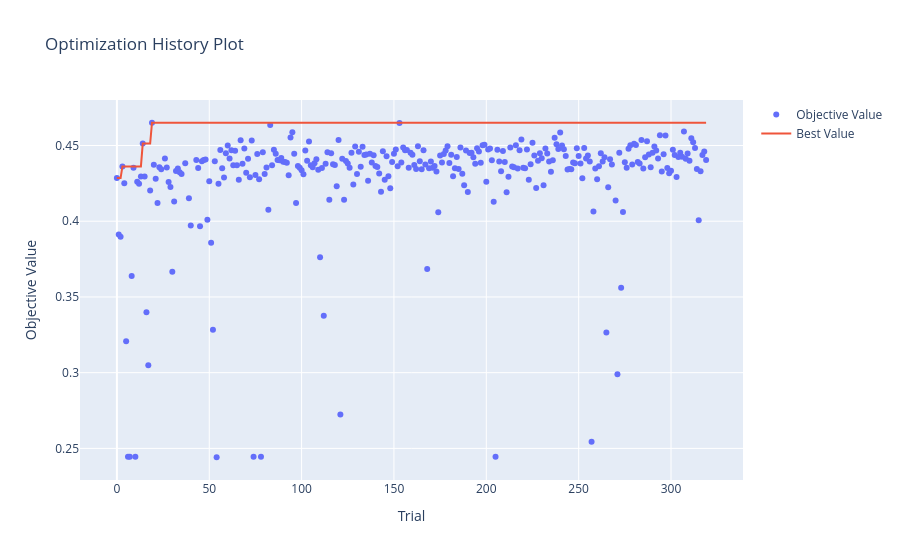
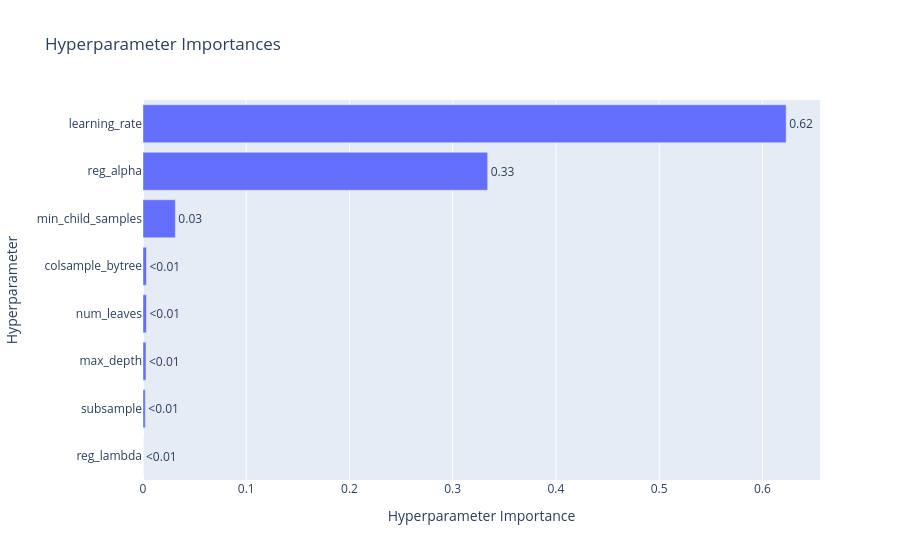
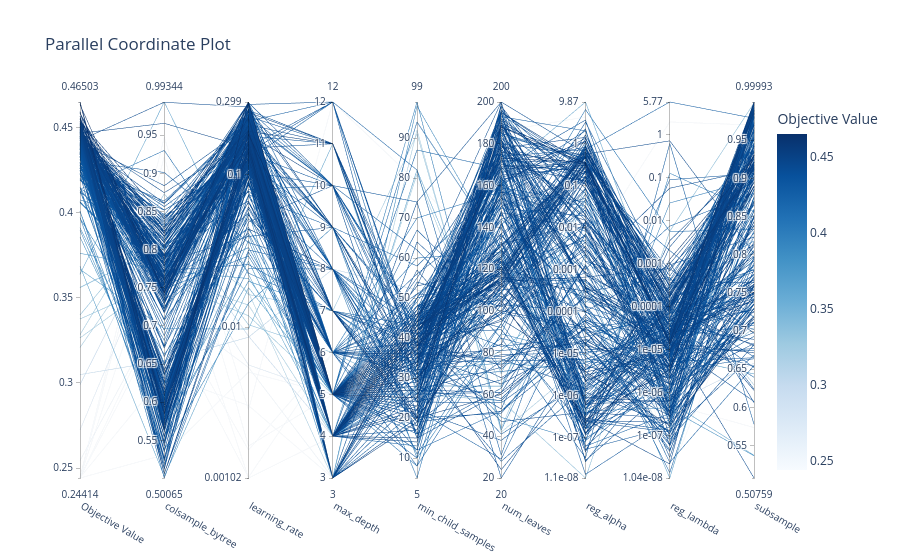

Here is the notebook cell these charts were saved with, in order:
### Markdown cell above
### 3.4 Visualizaciones de Optuna [0.2 Puntos]

Optuna provee visualizaciones interactivas para analizar el proceso de optimización.

**To-do:**
- [ ] Graficar el historial de optimización (`plot_optimization_history`).
- [ ] Graficar la importancia de hiperparámetros (`plot_param_importances`).
- [ ] Graficar una visualización del comportamiento de los hiperparámetros (`plot_parallel_coordinate`)

### Code cell
from plotly.io import show

# Graficar historial de optimizacion de Optuna
fig = optuna.visualization.plot_optimization_history(study)
show(fig)

# Graficar importancia de hiperparámetros con Optuna
fig = optuna.visualization.plot_param_importances(study)
show(fig)

# Graficar visualizacion del comportamiento de los hiperparámetros con Optuna
fig = optuna.visualization.plot_parallel_coordinate(study)
show(fig)

### Figure 1 — Plotly figure (JSON) as saved in the notebook; plotly's stock layout.template omitted (floating-point values rounded to 4 significant figures; data arrays with more than 128 entries replaced by an {"elided": "..."} marker saying what was removed)
{"data": [{"mode": "markers", "name": "Objective Value", "type": "scatter", "x": {"elided": "314 int values"}, "y": {"elided": "314 float values"}}, {"mode": "lines", "name": "Best Value", "type": "scatter", "x": {"elided": "320 int values"}, "y": {"elided": "320 float values"}}, {"marker": {"color": "#cccccc"}, "mode": "markers", "name": "Infeasible Trial", "showlegend": false, "type": "scatter", "x": [], "y": []}], "layout": {"title": {"text": "Optimization History Plot"}, "xaxis": {"title": {"text": "Trial"}}, "yaxis": {"title": {"text": "Objective Value"}}}}

### Figure 2 — Plotly figure (JSON) as saved in the notebook; plotly's stock layout.template omitted (floating-point values rounded to 4 significant figures)
{"data": [{"cliponaxis": false, "hovertemplate": ["reg_lambda (FloatDistribution): 1.6191924945505157e-06<extra></extra>", "subsample (FloatDistribution): 0.0022068091356823027<extra></extra>", "max_depth (IntDistribution): 0.002890328980926466<extra></extra>", "num_leaves (IntDistribution): 0.003348735879860916<extra></extra>", "colsample_bytree (FloatDistribution): 0.0033620597246008005<extra></extra>", "min_child_samples (IntDistribution): 0.03134110682217714<extra></extra>", "reg_alpha (FloatDistribution): 0.3338582267215019<extra></extra>", "learning_rate (FloatDistribution): 0.6229911135427559<extra></extra>"], "name": "Objective Value", "orientation": "h", "text": ["<0.01", "<0.01", "<0.01", "<0.01", "<0.01", "0.03", "0.33", "0.62"], "textposition": "outside", "type": "bar", "x": [1.619e-06, 0.002207, 0.00289, 0.003349, 0.003362, 0.03134, 0.3339, 0.623], "y": ["reg_lambda", "subsample", "max_depth", "num_leaves", "colsample_bytree", "min_child_samples", "reg_alpha", "learning_rate"]}], "layout": {"title": {"text": "Hyperparameter Importances"}, "xaxis": {"title": {"text": "Hyperparameter Importance"}}, "yaxis": {"title": {"text": "Hyperparameter"}}}}

### Figure 3 — Plotly figure (JSON) as saved in the notebook; plotly's stock layout.template omitted (floating-point values rounded to 4 significant figures; data arrays with more than 128 entries replaced by an {"elided": "..."} marker saying what was removed)
{"data": [{"dimensions": [{"label": "Objective Value", "range": [0.2441, 0.465], "values": {"elided": "314 float values"}}, {"label": "colsample_bytree", "range": [0.5007, 0.9934], "values": {"elided": "314 float values"}}, {"label": "learning_rate", "range": [-2.99, -0.524], "ticktext": ["0.00102", "0.01", "0.1", "0.299"], "tickvals": [-2.99, -2, -1, -0.524], "values": {"elided": "314 float values"}}, {"label": "max_depth", "range": [3, 12], "values": {"elided": "314 int values"}}, {"label": "min_child_samples", "range": [5, 99], "values": {"elided": "314 int values"}}, {"label": "num_leaves", "range": [20, 200], "values": {"elided": "314 int values"}}, {"label": "reg_alpha", "range": [-7.957, 0.9943], "ticktext": ["1.1e-08", "1e-07", "1e-06", "1e-05", "0.0001", "0.001", "0.01", "0.1", "1", "9.87"], "tickvals": [-7.957, -7, -6, -5, -4, -3, -2, -1, 0, 0.9943], "values": {"elided": "314 float values"}}, {"label": "reg_lambda", "range": [-7.983, 0.7609], "ticktext": ["1.04e-08", "1e-07", "1e-06", "1e-05", "0.0001", "0.001", "0.01", "0.1", "1", "5.77"], "tickvals": [-7.983, -7, -6, -5, -4, -3, -2, -1, 0, 0.7609], "values": {"elided": "314 float values"}}, {"label": "subsample", "range": [0.5076, 0.9999], "values": {"elided": "314 float values"}}], "labelangle": 30, "labelside": "bottom", "line": {"color": {"elided": "314 float values"}, "colorbar": {"title": {"text": "Objective Value"}}, "colorscale": [[0, "rgb(247,251,255)"], [0.125, "rgb(222,235,247)"], [0.25, "rgb(198,219,239)"], [0.375, "rgb(158,202,225)"], [0.5, "rgb(107,174,214)"], [0.625, "rgb(66,146,198)"], [0.75, "rgb(33,113,181)"], [0.875, "rgb(8,81,156)"], [1, "rgb(8,48,107)"]], "reversescale": false, "showscale": true}, "type": "parcoords"}], "layout": {"title": {"text": "Parallel Coordinate Plot"}}}
